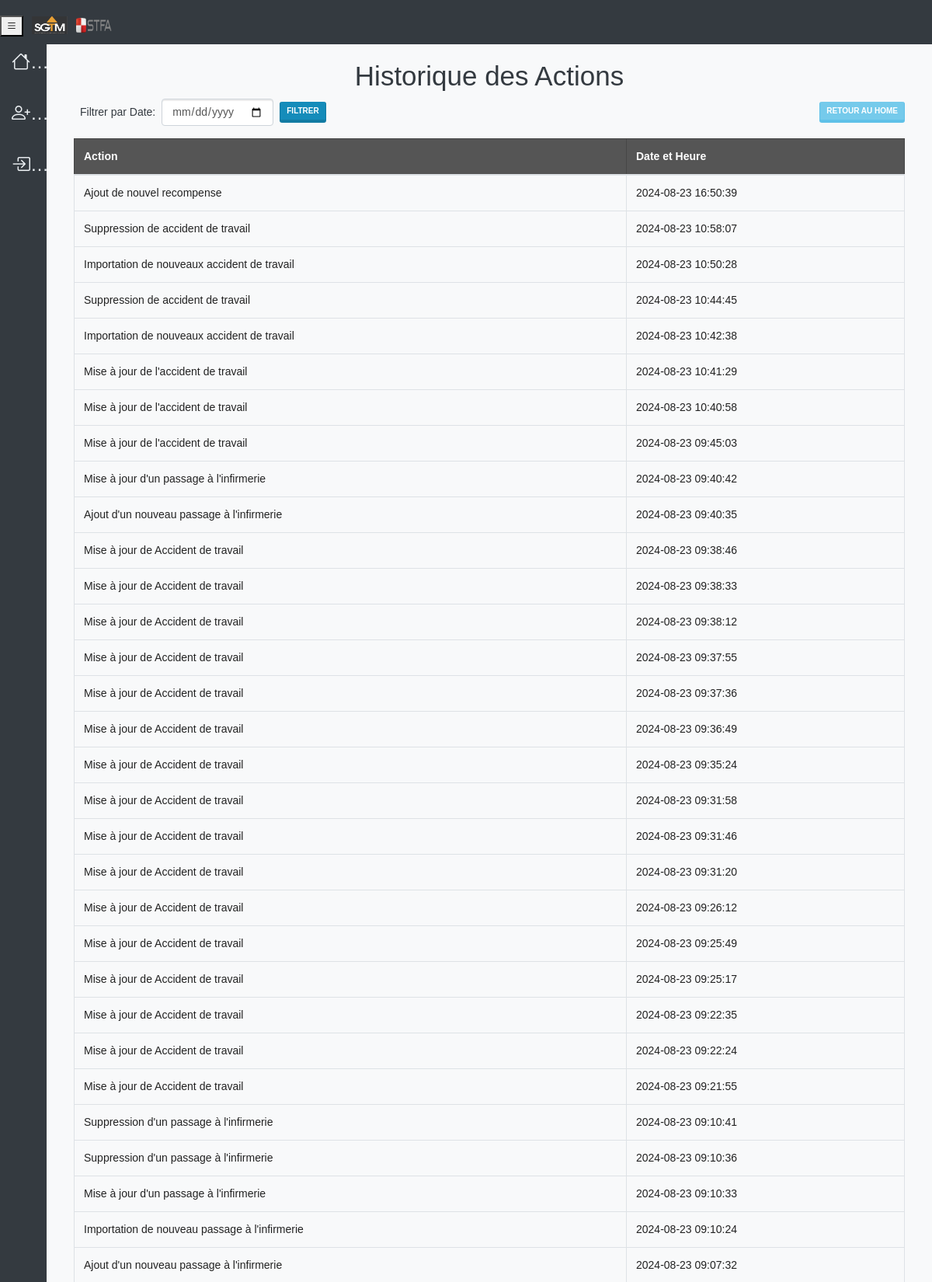
The app's page /history (upper part) with its own data.
### tables this page shows
CREATE TABLE history (action TEXT, timestamp DATETIME DEFAULT CURRENT_TIMESTAMP);

### app.py (the view)
@app.route('/history', methods=['GET', 'POST'])
def history():
    con = sqlite3.connect('users.db')
    cur = con.cursor()
    if request.method == 'POST':
        date_filter = request.form.get('date_filter')
        cur.execute("SELECT * FROM history WHERE DATE(timestamp) = ?", (date_filter,))
    else:
        cur.execute("SELECT * FROM history ORDER BY timestamp DESC")
    actions = cur.fetchall()
    con.close()
    return render_template('history.html', actions=actions)

### templates/history.html (shortened to what this page needs)
{% extends "base.html" %}
{% block content %}
<h1 class="text-center">Historique des Actions</h1>
<div class="d-flex justify-content-between align-items-center mb-3">
    <form method="post" action="{{ url_for('history') }}" class="form-inline">
        <div class="form-group mx-sm-2">
            <label for="date_filter" class="mr-2">Filtrer par Date:</label>
            <input type="date" name="date_filter" class="form-control" id="date_filter" required>
        </div>
        <button type="submit" class="btn btn-primary btn-sm">Filtrer</button>
    </form>
    <a href="{{ url_for('home') }}" class="btn btn-info btn-sm">Retour au Home</a>
</div>
<div class="table-responsive">
    <table class="table table-bordered table-hover">
        <thead class="table-dark">
            <tr>
                <th>Action</th>
                <th>Date et Heure</th>
            </tr>
        </thead>
        <tbody>
            {% for action in actions %}
            <tr>
                <td>{{ action[0] }}</td>
                <td>{{ action[1] }}</td>
            </tr>
            {% endfor %}
        </tbody>
    </table>
</div>
{% endblock %}

### templates/base.html (shortened to what this page needs)
<!DOCTYPE html>
<html lang="en">
<head>
    <link rel="stylesheet" href="https://cdn.jsdelivr.net/npm/bootswatch@4.5.2/dist/lumen/bootstrap.min.css" />
    <link rel="stylesheet" href="https://cdn.datatables.net/1.10.25/css/jquery.dataTables.min.css" />
    <link rel="stylesheet" href="https://cdn.jsdelivr.net/npm/toastify-js/src/toastify.min.css" />
    <link href="https://cdn.jsdelivr.net/npm/bootstrap-icons/font/bootstrap-icons.css" rel="stylesheet">
</head>
<body>
    <nav class="navbar navbar-expand-lg navbar-dark">
        <a class="navbar-brand" href="#"> </a>
    </nav>
    <div class="logo-container">
        <img src="static/images/SGTM LOGO.jpg" alt="SGTM Logo" style="max-width: 4%; height: auto; margin: 0.5px;">
        <img src="static/images/STFA Logo.png" alt="STFA Logo" style="max-width: 4%; height: auto; margin: 0.5px;">
    </div>
    <div class="sidebar">
        <button class="menu-toggle" onclick="toggleSidebar()">
            <i class="bi bi-list"></i>
        </button>
        <a href="{{ url_for('home') }}" class="menu-icon"><i class="bi bi-house"></i>Home</a>
        {% if 'user_id' in session %}
            <div class="dropdown">
                <a href="#" class="nav-link dropdown-toggle menu-icon" data-toggle="dropdown"><i class="bi bi-box-seam"></i>Suivi</a>
                <div class="dropdown-content">
                    <a href="{{ url_for('view_epi') }}"><i class="bi bi-box-seam"></i> Suivi de Remise des EPI</a>
                    <a href="{{ url_for('view_registre') }}"><i class="bi bi-book"></i> Suivi des sanctions</a>
                    <a href="{{ url_for('view_formation') }}"><i class="bi bi-journal-bookmark"></i> Suivi de Formation</a>
                    <a href="{{ url_for('view_sens') }}"><i class="bi bi-lightbulb"></i> Suivi de Sensibilisation</a>
                    <a href="{{ url_for('view_acc') }}"><i class="bi bi-exclamation-triangle"></i>Suivi Accident de Travail</a>
                    <a href="{{ url_for('view_discipline') }}"><i class="bi bi-shield-check"></i> Suivi des mesures disciplinaires</a>
                    <a href="{{ url_for('view_visite_medicale') }}"><i class="bi bi-heart-pulse"></i> Suivi des visites médicales</a>
                    <a href="{{ url_for('view_habilitation') }}"><i class="bi bi-file-earmark-medical"></i>Suivi de  Habilitations</a>
                    <a href="{{ url_for('view_recompense') }}"><i class="bi bi-file-earmark-medical"></i>Suivi de Récompenses</a>
                    <a href="{{ url_for('view_infirmerie') }}"><i class="bi bi-file-earmark-medical"></i>Suivi Infermierie</a>
                </div>
            </div>
            <div class="dropdown">
                <a href="#" class="nav-link dropdown-toggle menu-icon" data-toggle="dropdown"><i class="bi bi-bar-chart"></i>Visualisations</a>
                <div class="dropdown-content">
                    <a href="{{ url_for('epi_dashboard') }}"><i class="bi bi-bar-chart"></i>EPI Visualisation</a>
                    <a href="{{ url_for('disciplinary_dashboard') }}"><i class="bi bi-bar-chart"></i>Sanction Visualisation</a>
                    <a href="{{ url_for('formations_dashboard') }}"><i class="bi bi-bar-chart"></i>Formation Visualisation</a>
                    <a href="{{ url_for('sensibilisation_dashboard') }}"><i class="bi bi-bar-chart"></i>Sensibilisation Visualisation</a>
                    <a href="{{ url_for('accidents_dashboard') }}"><i class="bi bi-bar-chart"></i>Accident Visualisation</a>
                    <a href="{{ url_for('habilitation_dashboard') }}"><i class="bi bi-bar-chart"></i>Habilitations Visualisation</a>
                    <a href="{{ url_for('discipline_dashboard') }}"><i class="bi bi-bar-chart"></i>Discipline Visualisation</a>
                    <a href="{{ url_for('visite_medicale_dashboard') }}"><i class="bi bi-bar-chart"></i>Visite Medicales Visualisation</a>
                </div>
            </div>
            <a href="{{ url_for('search_employee') }}" class="menu-icon"><i class="bi bi-search"></i>Chercher Employee</a>
            <a href="{{ url_for('history') }}" class="menu-icon"><i class="bi bi-archive"></i>Historique</a>
            <a href="{{ url_for('logout') }}" class="menu-icon"><i class="bi bi-box-arrow-right"></i>Log out</a>
        {% else %}
            <a href="{{ url_for('register') }}" class="menu-icon"><i class="bi bi-person-plus"></i>Register</a>
            <a href="{{ url_for('login') }}" class="menu-icon"><i class="bi bi-box-arrow-in-right"></i>Login</a>
        {% endif %}
    </div>
    <div class="content">
        <div class="container">
            {% block content %}{% endblock %}
        </div>
    </div>
</body>
</html>

### templates/base.html (style rules this page uses)
body { font-family: 'Arial', sans-serif; background-color: #f8f9fa; color: #343a40; transition: background-color 0.5s, color 0.5s; margin: 0; padding-bottom: 60px; }
.navbar { background-color: #343a40; }
.navbar-brand, .nav-link { color: #edf1f4 !important; font-weight: 500; }
.sidebar { height: 100%; width: 60px; position: fixed; top: 0; left: 0; background-color: #343a40; padding-top: 20px; transition: width 0.2s ease; z-index: 1000; }
.sidebar a { padding: 15px; text-decoration: none; font-size: 18px; color: #edf1f4; display: block; transition: background 0.2s ease; white-space: nowrap; overflow: hidden; text-overflow: ellipsis; }
.sidebar .menu-icon { font-size: 24px; text-align: center; }
.content { margin-left: 60px; padding: 20px; transition: margin-left 0.2s ease; }
.logo-container { position: absolute; top: 20px; left: 40px; display: flex; flex-direction: row; gap: 10px; z-index: 1001; }

### records on screen
history: action "Ajout de nouvel recompense", timestamp "2024-08-23 16:50:39"
history: action "Suppression de accident de travail", timestamp "2024-08-23 10:58:07"
history: action "Importation de nouveaux accident de travail", timestamp "2024-08-23 10:50:28"
history: action "Suppression de accident de travail", timestamp "2024-08-23 10:44:45"
history: action "Importation de nouveaux accident de travail", timestamp "2024-08-23 10:42:38"
history: action "Mise à jour de l'accident de travail", timestamp "2024-08-23 10:41:29"
history: action "Mise à jour de l'accident de travail", timestamp "2024-08-23 10:40:58"
history: action "Mise à jour de l'accident de travail", timestamp "2024-08-23 09:45:03"
history: action "Mise à jour d'un passage à l'infirmerie", timestamp "2024-08-23 09:40:42"
history: action "Ajout d'un nouveau passage à l'infirmerie", timestamp "2024-08-23 09:40:35"
history: action "Mise à jour de Accident de travail", timestamp "2024-08-23 09:38:46"
history: action "Mise à jour de Accident de travail", timestamp "2024-08-23 09:38:33"
history: action "Mise à jour de Accident de travail", timestamp "2024-08-23 09:38:12"
history: action "Mise à jour de Accident de travail", timestamp "2024-08-23 09:37:55"
history: action "Mise à jour de Accident de travail", timestamp "2024-08-23 09:37:36"
history: action "Mise à jour de Accident de travail", timestamp "2024-08-23 09:36:49"
history: action "Mise à jour de Accident de travail", timestamp "2024-08-23 09:35:24"
history: action "Mise à jour de Accident de travail", timestamp "2024-08-23 09:31:58"
history: action "Mise à jour de Accident de travail", timestamp "2024-08-23 09:31:46"
history: action "Mise à jour de Accident de travail", timestamp "2024-08-23 09:31:20"
history: action "Mise à jour de Accident de travail", timestamp "2024-08-23 09:26:12"
history: action "Mise à jour de Accident de travail", timestamp "2024-08-23 09:25:49"
history: action "Mise à jour de Accident de travail", timestamp "2024-08-23 09:25:17"
history: action "Mise à jour de Accident de travail", timestamp "2024-08-23 09:22:35"
history: action "Mise à jour de Accident de travail", timestamp "2024-08-23 09:22:24"
history: action "Mise à jour de Accident de travail", timestamp "2024-08-23 09:21:55"
history: action "Suppression d'un passage à l'infirmerie", timestamp "2024-08-23 09:10:41"
history: action "Suppression d'un passage à l'infirmerie", timestamp "2024-08-23 09:10:36"
history: action "Mise à jour d'un passage à l'infirmerie", timestamp "2024-08-23 09:10:33"
history: action "Importation de nouveau passage à l'infirmerie", timestamp "2024-08-23 09:10:24"
history: action "Ajout d'un nouveau passage à l'infirmerie", timestamp "2024-08-23 09:07:32"
